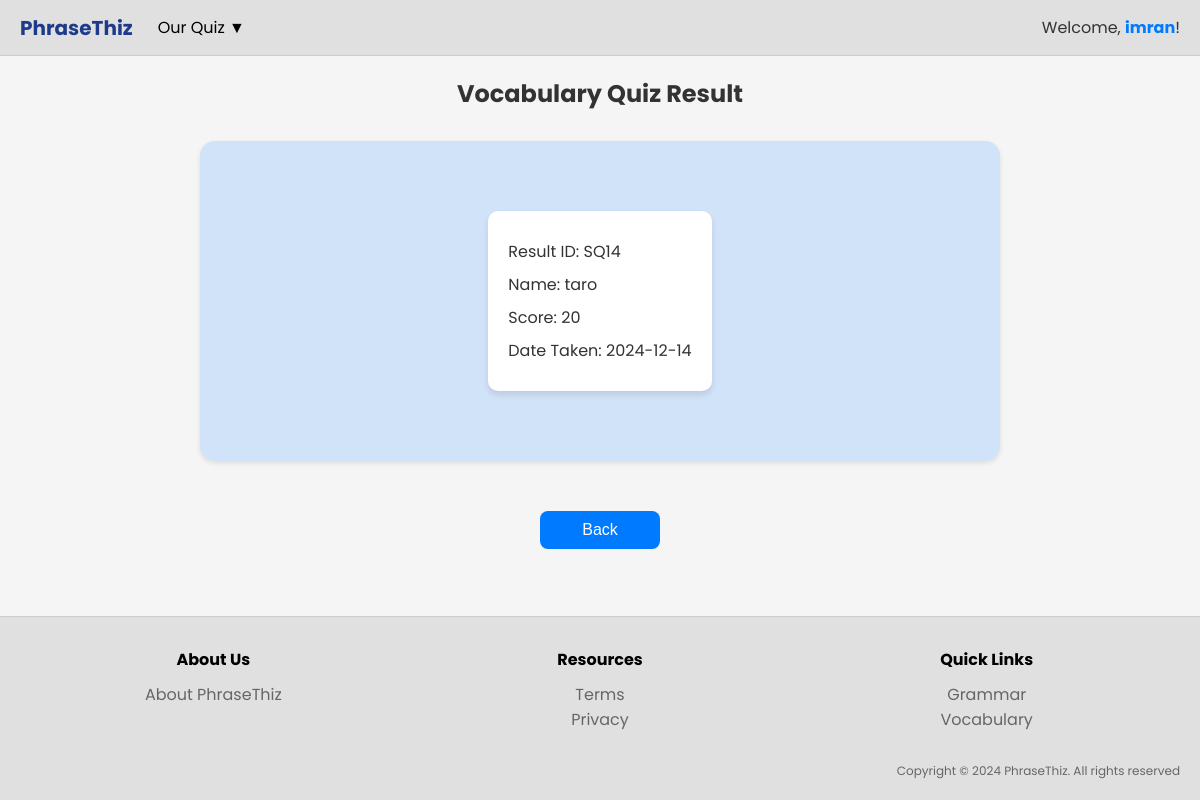
The page /instructor/vocabulary-instructor-result.php (signed in) on the database its author committed.
### tables this page shows
CREATE TABLE IF NOT EXISTS `studentquiz` (
  `student_quiz_id` varchar(50) NOT NULL,
  `student_id` varchar(50) NOT NULL,
  `quiz_id` varchar(50) NOT NULL,
  `date_taken` date NOT NULL,
  `score` int NOT NULL,
  PRIMARY KEY (`student_quiz_id`),
  KEY `student_id` (`student_id`),
  KEY `quiz_id` (`quiz_id`)
);

CREATE TABLE IF NOT EXISTS `student` (
  `student_id` varchar(50) NOT NULL,
  `username` varchar(50) NOT NULL,
  `password` varchar(255) NOT NULL,
  `email` varchar(100) NOT NULL,
  `dob` date NOT NULL,
  `admin_id` varchar(50) NOT NULL,
  PRIMARY KEY (`student_id`) USING BTREE,
  KEY `admin_id` (`admin_id`)
);

### instructor/vocabulary-instructor-result.php (the view, shortened to what this page needs)
<?php
$servername = "localhost";
$username = "root";
$password = "";
$dbname = "phrasethiz";
$conn = new mysqli($servername, $username, $password, $dbname);
$quiz_id = "QZ02";
$sql = "
    SELECT
        sq.student_quiz_id,
        s.username,
        sq.score,
        sq.date_taken
    FROM
        studentquiz sq
    INNER JOIN
        student s ON sq.student_id = s.student_id
    WHERE
        sq.student_quiz_id IN (
            SELECT
                MAX(subsq.student_quiz_id)
            FROM
                studentquiz subsq
            WHERE
                subsq.quiz_id = ?
            GROUP BY
                subsq.student_id
        )
    ORDER BY
        sq.date_taken DESC
";
$stmt = $conn->prepare($sql);
$stmt->bind_param("s", $quiz_id);
$stmt->execute();
$result = $stmt->get_result();
$results = $result->fetch_all(MYSQLI_ASSOC);
?>
<!DOCTYPE html>
<html lang="en">
<head>
    <link rel="stylesheet" href="../css/vocabulary-instructor-result.css">
</head>
<body>
    <header class="header">
        <div class="header-left">
            <a href="../instructor/instructor-homepage.php" class="logo">PhraseThiz</a>
            <div class="dropdown">
                <button class="dropdown-btn">Our Quiz ▼</button>
            </div>
        </div>
        <div class="header-right">
            <span>Welcome, <a href="../instructor/instructor-profile.php" class="profile-link"><?php echo htmlspecialchars($_SESSION['username']); ?></a>!</span>
        </div>
    </header>
    <main class="main">
        <h1 class="title">Vocabulary Quiz Result</h1>
        <div class="box-container">
            <div class="results-container">
                <?php if (count($results) > 0): ?>
                    <?php foreach ($results as $row): ?>
                        <div class="result-card">
                            <p>Result ID: <?php echo htmlspecialchars($row['student_quiz_id']); ?></p>
                            <p>Name: <?php echo htmlspecialchars($row['username']); ?></p>
                            <p>Score: <?php echo htmlspecialchars($row['score']); ?></p>
                            <p>Date Taken: <?php echo htmlspecialchars($row['date_taken']); ?></p>
                        </div>
                    <?php endforeach; ?>
                <?php else: ?>
                    <p>No results available for the vocabulary quiz.</p>
                <?php endif; ?>
            </div>
        </div>
        <button class="back-button" onclick="history.back()">Back</button>
    </main>
<footer>
    <div class="footer-container">
        <div class="footer-section">
            <h3>About Us</h3>
            <ul>
                <li><a href="../about-us/about-us.php">About PhraseThiz</a></li>
            </ul>
        </div>
        <div class="footer-section">
            <h3>Resources</h3>
            <ul>
                <li><a href="../term-privacy/term-privacy.php">Terms</a></li>
                <li><a href="../term-privacy/term-privacy.php">Privacy</a></li>
            </ul>
        </div>
        <div class="footer-section">
            <h3>Quick Links</h3>
            <ul>
                <li><a href="../instructor/grammar-instructor.php">Grammar</a></li>
                <li><a href="../instructor/vocabulary-instructor.php">Vocabulary</a></li>
            </ul>
        </div>
        <div class="footer-copyright">
            <p>Copyright &copy; 2024 PhraseThiz. All rights reserved</p>
        </div>
    </div>
</footer>
</body>
</html>

### css/vocabulary-instructor-result.css (style rules this page uses)
* { margin: 0; padding: 0; box-sizing: border-box; }
body { font-family: 'Poppins', sans-serif; background-color: #f5f5f5; color: #333; display: flex; flex-direction: column; min-height: 100vh; }
.header { display: flex; justify-content: space-between; align-items: center; padding: 10px 20px; background-color: #e0e0e0; border-bottom: 1px solid #ccc; }
.header-left { display: flex; align-items: center; gap: 20px; }
.logo { font-size: 20px; font-weight: bold; color: #1e3a8a; text-decoration: none; }
.dropdown { position: relative; }
.dropdown-btn { background: none; border: none; font-family: 'Poppins'; color: #000; font-size: 16px; cursor: pointer; padding: 5px; transition: color 0.3s; }
.header-right { display: flex; align-items: center; }
.profile-link { text-decoration: none; color: #007BFF; font-weight: bold; }
.main { text-align: center; padding: 20px; }
.title { margin-bottom: 20px; font-size: 24px; font-weight: bold; }
.box-container { display: flex; justify-content: center; max-width: 800px; margin: 30px auto; background-color: #d1e3f8; padding: 70px 40px; border-radius: 15px; box-shadow: 0 2px 5px rgba(0, 0, 0, 0.1); -webkit-border-radius: 15px; -moz-border-radius: 15px; -ms-border-radius: 15px; -o-border-radius: 15px; }
.results-container { display: flex; justify-content:center; width: 100%; gap: 20px; }
.result-card { background-color: white; padding: 20px; border-radius: 10px; min-width: 200px; text-align: left; box-shadow: 0 4px 6px rgba(0, 0, 0, 0.1); }
.result-card p { margin: 8px 0; }
.back-button { background-color: #007BFF; color: white; border: none; padding: 10px 30px; border-radius: 8px; cursor: pointer; margin-top: 20px; font-size: 16px; min-width: 120px; }
footer { background-color: #e0e0e0; padding: 20px; border-top: 1px solid #ccc; text-align: center; margin-top: auto; }
.footer-container { display: flex; flex-wrap: wrap; justify-content: space-between; align-items: flex-start; max-width: 1200px; margin: 0 auto; }
.footer-section { flex: 1; min-width: 200px; margin: 10px; }
.footer-section h3 { font-size: 16px; margin-bottom: 10px; color: #000; }
.footer-section ul { list-style: none; padding: 0; margin: 0; }
.footer-section ul li a { text-decoration: none; color: #666; }
.footer-copyright { flex: 1 100%; text-align: right; font-size: 12px; color: #666; margin-top: 20px; }

### rows shown on the page
studentquiz: student_quiz_id "SQ14", student.username "taro", score "20", date_taken "2024-12-14"

### other values the page prints
$_SESSION['username'] "imran"
